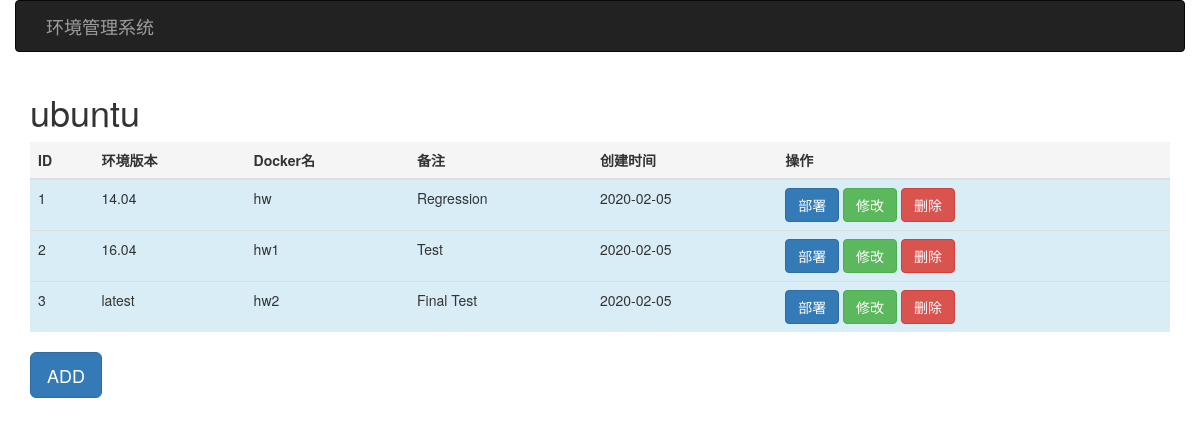
Screenshot of /view/1 with the database file from the repository.
### app.py (models this page shows, shortened)
class Environments(db.Model):
    __tablename__ = 'environments'
    id = db.Column(db.Integer, primary_key=True)
    name = db.Column(db.String(1024), nullable=False)
    description = db.Column(db.String(1024), nullable=False)
    create_time = db.Column(db.Date, default=datetime.date.today())

class Version(db.Model):
    __tablename__ = 'version'
    id = db.Column(db.Integer, primary_key=True)
    env_id = db.Column(db.Integer, db.ForeignKey('environments.id'), nullable=False)
    env_version = db.Column(db.String(1024), nullable=False)
    docker_name = db.Column(db.String(1024), nullable=False)
    value = db.Column(db.String(1024), nullable=False)
    create_time = db.Column(db.Date, default=datetime.date.today(), nullable=True)

### app.py (the view, shortened to what this page needs)
@app.route('/view/<int:env_id>', methods=['GET', 'POST'])
def show_version_list(env_id):
    form = VersionListForm()
    if request.method == 'GET':
        versionlists = Version.query.filter_by(env_id=env_id).join(Environments, Version.env_id == Environments.id)
        env_out_name = Environments.query.filter_by(id=env_id).first_or_404()
        return render_template('view.html', env_out_name=env_out_name.name, versionlists=versionlists, form=form)

### templates/view.html (shortened to what this page needs)
{% extends "base_env.html" %}
{% import "bootstrap/wtf.html" as wtf %}
{% block page_content %}
<h1>{{env_out_name}}</h1>
<table class="table table-hover">
    <thead>
        <th class="active">ID</th>
        <th class="active">环境版本</th>
        <th class="active">Docker名</th>
        <th class="active">备注</th>
        <th class="active">创建时间</th>
        <th class='active'>操作</th>
    </thead>
    <tbody>
        {% for todo in versionlists %}
            <tr class="info">
                <td>{{ loop.index }}</td>
                <td>{{ todo.env_version }}</td>
                <td>{{ todo.docker_name }}</td>
                <td>{{ todo.value }}</td>
                <td>{{ todo.create_time }}</td>
                <td>
                    <a href="{{ url_for('deploy', env_id=todo.env_id, id=todo.id) }}" class="btn btn-primary" role ="button">部署</a>
                    <a href="{{ url_for('change_version_list', env_id=todo.env_id, id=todo.id) }}" class="btn btn-success" role ="button">修改</a>
                    <a href="{{ url_for('delete_version_list', env_id=todo.env_id, id=todo.id) }}" class="btn btn-danger" role ="button">删除</a>
                </td>
            </tr>
        {% endfor %}
    </tbody>
</table>
<button type="button" class="btn btn-primary btn-lg" data-toggle="modal" data-target="#myModal"> ADD </button>
{% endblock %}

### templates/base_env.html (shortened to what this page needs)
{% extends "bootstrap/base.html" %}
{% block navbar %}
    <nav class="navbar navbar-inverse container">
        <div class="navbar-header"> <a class="navbar-brand" href="{{ url_for('show_environments_list') }}">环境管理系统</a> </div>
    </nav>
{% endblock %}
{% block content %}
    <div class="container">
        {% block page_content %} {% endblock %}
    </div>
{% endblock %}

### rows the page displays
Environments: name "ubuntu"
Version: env_version "14.04", docker_name "hw", value "Regression", create_time "2020-02-05"
Version: env_version "16.04", docker_name "hw1", value "Test", create_time "2020-02-05"
Version: env_version "latest", docker_name "hw2", value "Final Test", create_time "2020-02-05"
